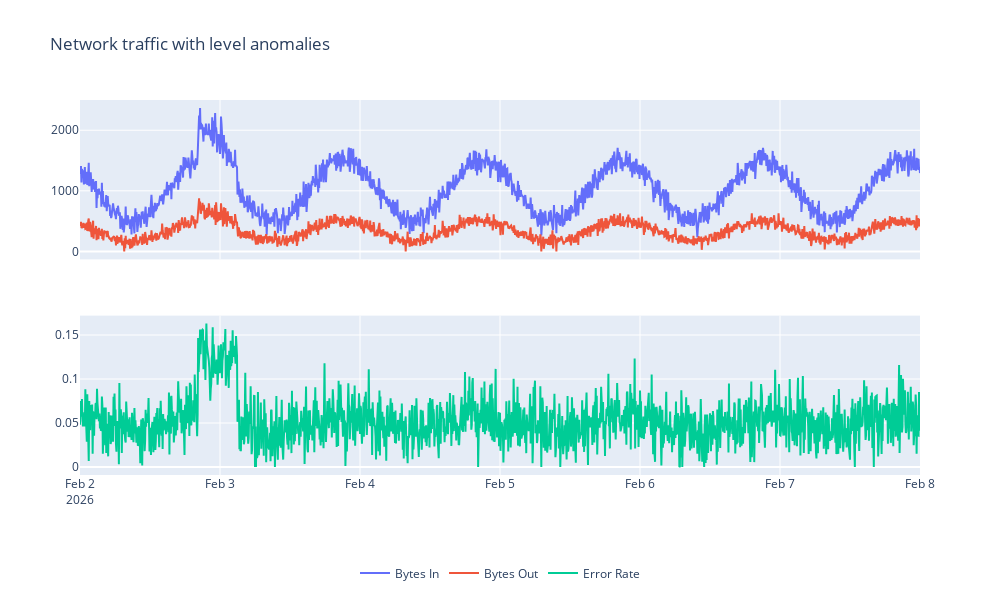

This figure's notebook cell:
### Code cell
df_level_anomalies, level_anomaly_indices = generate_level_anomalies(df)
plot_network_metrics(df_level_anomalies, title='Network traffic with level anomalies')

### Figure 1 — Plotly figure (JSON) as saved in the notebook; plotly's stock layout.template omitted (floating-point values rounded to 4 significant figures; data arrays with more than 128 entries replaced by an {"elided": "..."} marker saying what was removed)
{"data": [{"name": "Bytes In", "type": "scatter", "x": {"elided": "1729 str values"}, "xaxis": "x", "y": {"elided": "1729 float values"}, "yaxis": "y"}, {"name": "Bytes Out", "type": "scatter", "x": {"elided": "1729 str values"}, "xaxis": "x", "y": {"elided": "1729 float values"}, "yaxis": "y"}, {"name": "Error Rate", "type": "scatter", "x": {"elided": "1729 str values"}, "xaxis": "x2", "y": {"elided": "1729 float values"}, "yaxis": "y2"}], "layout": {"height": 600, "legend": {"orientation": "h", "x": 0.5, "xanchor": "center", "y": -0.3, "yanchor": "bottom"}, "title": {"text": "Network traffic with level anomalies"}, "width": 1000, "xaxis": {"anchor": "y", "domain": [0, 1], "matches": "x2", "showticklabels": false}, "xaxis2": {"anchor": "y2", "domain": [0, 1]}, "yaxis": {"anchor": "x", "domain": [0.575, 1]}, "yaxis2": {"anchor": "x2", "domain": [0, 0.425]}}}
